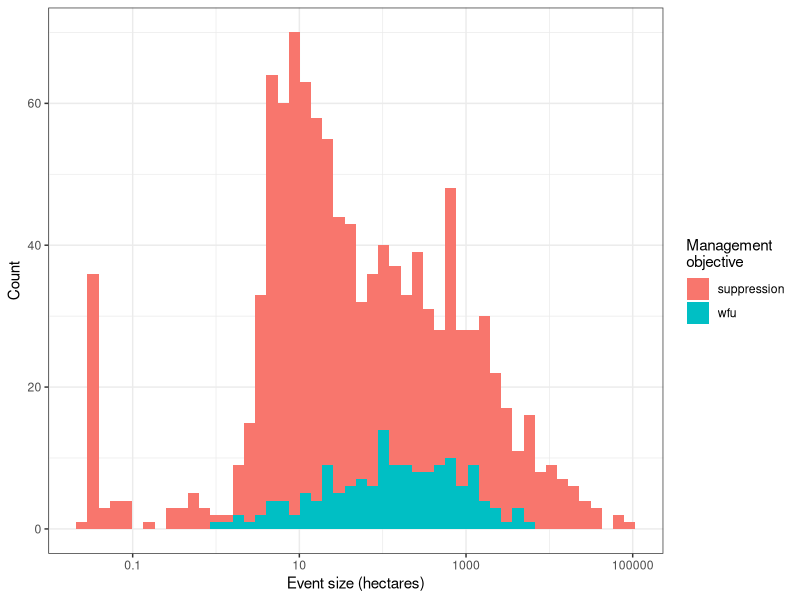
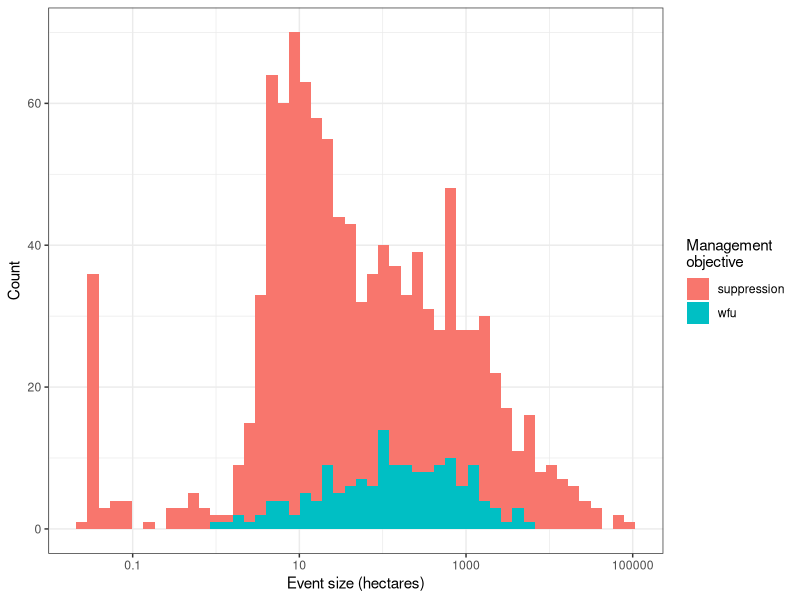

The R script that drew these images, in order:
# Purpose: generate a histogram of the fire size distribution grouped
# by management objective

# Load libraries
library(tidyverse)
library(sf)

# Read metadata file
md <- read_csv("data/data_raw/wildfire-severity_sierra-nevada-ca-usa_ypmc_1984-2017_fire-metadata.csv")

# Add labels in place of numeric categories for objective
md <-
  md %>% 
  dplyr::mutate(objective = ifelse(objective == 1, yes = "suppression", no = "wfu"))

# Quck summary
md %>% 
  group_by(objective) %>% 
  summarize(n = n(), 
            mean_area = mean(area_ha),
            min_area = min(area_ha), 
            max_area = max(area_ha))

ggplot(md %>% filter(!is.na(objective)), aes(x = area_ha, fill = as.factor(objective))) +
  geom_histogram(bins = 50) +
  scale_x_log10(label = function(x) ifelse(x < 1, 
                                           yes = sprintf("%.1f", x), 
                                           no = sprintf("%.0f", x))) +
  theme_bw() +
  labs(x = "Event size (hectares)", 
       y = "Count",
       fill = "Management\nobjective")


ggsave("figures/fire-size-histogram-by-management-objective.png", width = 6, height = 4)
